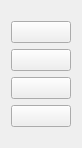
<ui version="4.0" >
 <class>DockButtonWidget</class>
 <widget class="QWidget" name="DockButtonWidget" >
  <property name="geometry" >
   <rect>
    <x>0</x>
    <y>0</y>
    <width>82</width>
    <height>148</height>
   </rect>
  </property>
  <property name="windowTitle" >
   <string>DockButtonWidget</string>
  </property>
  <layout class="QVBoxLayout" name="verticalLayout" >
   <item>
    <spacer name="verticalSpacer" >
     <property name="orientation" >
      <enum>Qt::Vertical</enum>
     </property>
     <property name="sizeHint" stdset="0" >
      <size>
       <width>20</width>
       <height>40</height>
      </size>
     </property>
    </spacer>
   </item>
   <item>
    <widget class="KPushButton" name="top" >
     <property name="minimumSize" >
      <size>
       <width>0</width>
       <height>0</height>
      </size>
     </property>
    </widget>
   </item>
   <item>
    <widget class="KPushButton" name="up" >
     <property name="minimumSize" >
      <size>
       <width>0</width>
       <height>0</height>
      </size>
     </property>
    </widget>
   </item>
   <item>
    <widget class="KPushButton" name="down" >
     <property name="minimumSize" >
      <size>
       <width>0</width>
       <height>0</height>
      </size>
     </property>
    </widget>
   </item>
   <item>
    <widget class="KPushButton" name="bottom" >
     <property name="minimumSize" >
      <size>
       <width>0</width>
       <height>0</height>
      </size>
     </property>
    </widget>
   </item>
   <item>
    <spacer name="verticalSpacer_2" >
     <property name="orientation" >
      <enum>Qt::Vertical</enum>
     </property>
     <property name="sizeHint" stdset="0" >
      <size>
       <width>20</width>
       <height>40</height>
      </size>
     </property>
    </spacer>
   </item>
  </layout>
 </widget>
 <customwidgets>
  <customwidget>
   <class>KPushButton</class>
   <extends>QPushButton</extends>
   <header>kpushbutton.h</header>
  </customwidget>
 </customwidgets>
 <resources/>
 <connections/>
</ui>
